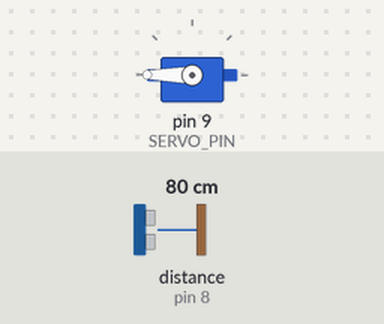
Simulated run of this sketch. Board: Arduino Uno, built with avr-gcc and run on an emulated ATmega328P. Shown: servo. Wiring (inferred from the names in the program): ultrasonic range finder: trigger pin 7; echo pin 8. Inputs (shaded band) come from the test bench; at power-on: distance to the obstacle (sensor on pin 8) 80 cm. The echo pulse lasts 58.3 µs per cm; what the sketch prints to the serial monitor is not drawn.

Above: at 1.0 s.
Timing chart, 0 to 2.5 s (numbered marks = the images above):
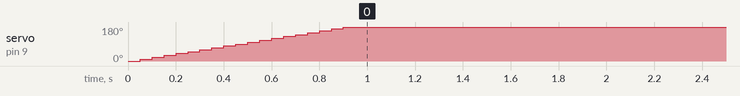

The sketch:

active_mode_105.ino
```cpp
// snippet: active_mode_105
// tags: active, serial, command, response, servo
// boards: avr, megaavr, nano33iot, rp2040
// not-tags: romi32u4
// library: Servo
// description: Active sketch: SCAN moves servo on pin 9 from 0 to 180 in 10 degree steps, measures HC-SR04 distance
// prompts: active, sketch, moves, servo, degree, steps
// verified: compile-only
// source: kd-generated (id 105)
// exact-include: Servo.h

#include <Servo.h>

const int SERVO_PIN = 9;
const int TRIG_PIN  = 7;  // separate from servo pin
const int ECHO_PIN  = 8;

bool scanning = false;
int scanAngle = 0;
Servo myServo;
float distCm = 0.0;

void setup() {
  Serial.begin(115200);
  pinMode(TRIG_PIN, OUTPUT);
  pinMode(ECHO_PIN, INPUT);
  myServo.attach(SERVO_PIN);
  myServo.write(0);
  scanning = true;
}

void loop() {
  static unsigned long prevMs = 0;
  const unsigned long STEP_MS = 50;  // 10 degrees every 50ms

  if (scanning) {
    unsigned long now = millis();
    if (now - prevMs >= STEP_MS) {
      prevMs = now;
      scanAngle += 10;
      if (scanAngle > 180) {
        scanning = false;
      } else {
        myServo.write(scanAngle);
        distCm = readDistance();
        Serial.print("DIST:");
        Serial.print(scanAngle);
        Serial.print(":");
        Serial.println(distCm);
      }
    }
  }
}

float readDistance() {
  digitalWrite(TRIG_PIN, LOW);
  delayMicroseconds(2);
  digitalWrite(TRIG_PIN, HIGH);
  delayMicroseconds(10);
  digitalWrite(TRIG_PIN, LOW);
  // 30ms timeout (~5m max range) prevents blocking if no echo
  long duration = pulseIn(ECHO_PIN, HIGH, 30000);  // returns echo duration in us; divide by 58 for cm (speed of sound)
  return duration / 58.0;
}
```

Measured:
- by itself, servo on pin 9 (SERVO_PIN): moves from 0° to 180° over 0.85 s
